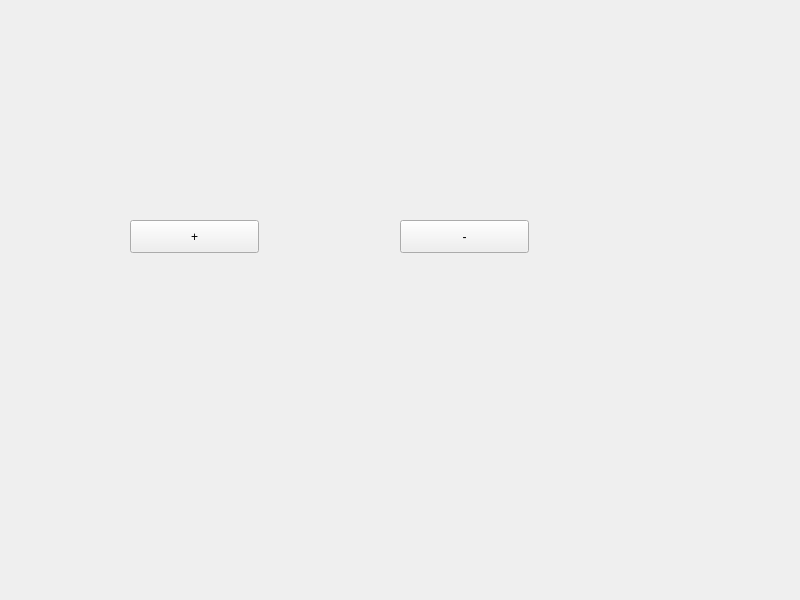
<?xml version="1.0" encoding="UTF-8"?>
<ui version="4.0">
 <class>Widget</class>
 <widget class="QWidget" name="Widget">
  <property name="geometry">
   <rect>
    <x>0</x>
    <y>0</y>
    <width>800</width>
    <height>600</height>
   </rect>
  </property>
  <property name="windowTitle">
   <string>Widget</string>
  </property>
  <widget class="QPushButton" name="pushButton_add">
   <property name="geometry">
    <rect>
     <x>130</x>
     <y>220</y>
     <width>129</width>
     <height>33</height>
    </rect>
   </property>
   <property name="text">
    <string>+</string>
   </property>
  </widget>
  <widget class="QPushButton" name="pushButton_sub">
   <property name="geometry">
    <rect>
     <x>400</x>
     <y>220</y>
     <width>129</width>
     <height>33</height>
    </rect>
   </property>
   <property name="text">
    <string>-</string>
   </property>
  </widget>
 </widget>
 <resources/>
 <connections/>
</ui>
